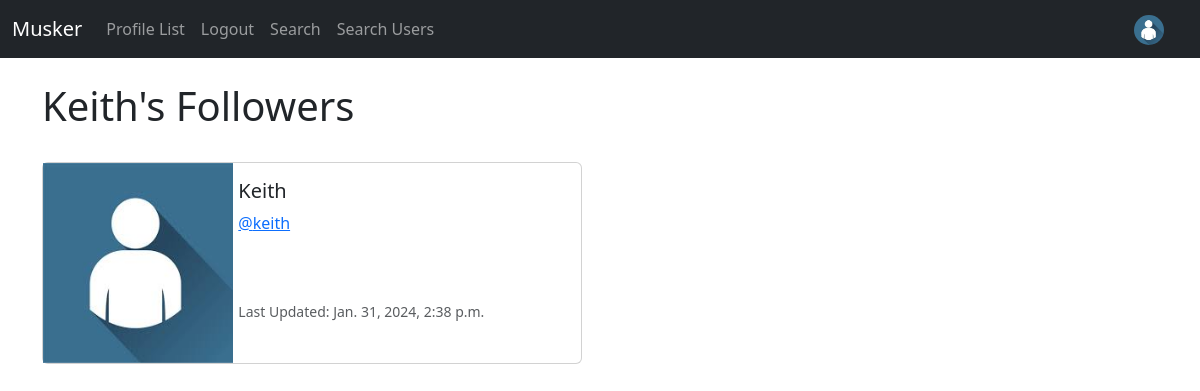
Before: /profile/followers/9 (signed in) with the older database file.
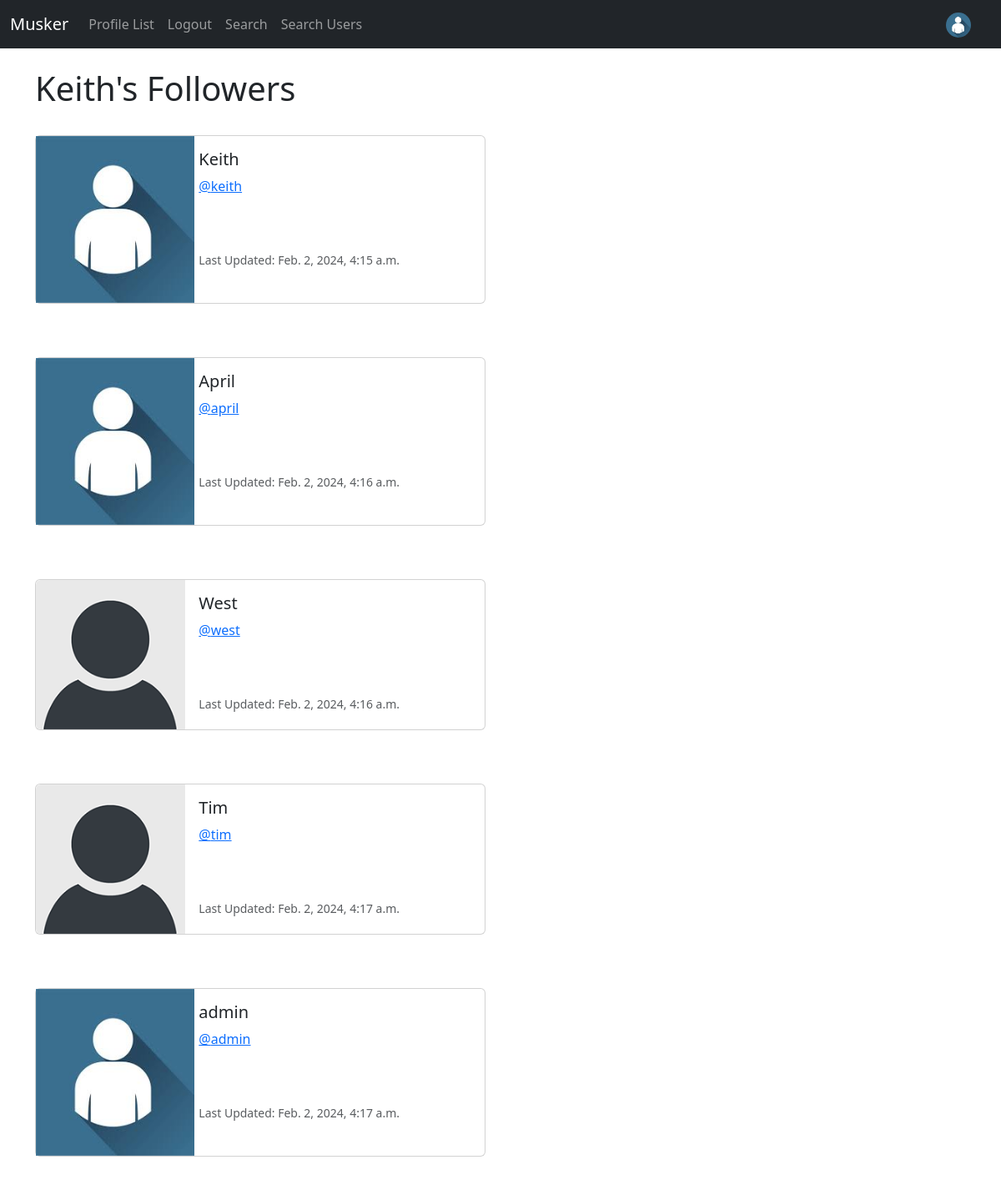
After: the same page with the newer database file.
### musker/models.py (models this page shows, shortened)
class Profile(models.Model):
    user = models.OneToOneField(User, on_delete=models.CASCADE)
    follows = models.ManyToManyField('self', related_name='followed_by', symmetrical=False, blank=True)
    date_modified = models.DateTimeField(User, auto_now=True)
    profile_image = models.ImageField(null = True, blank = True, upload_to='images/')
    profile_bio = models.CharField(null=True, blank=True, max_length=500)
    homepage_link = models.CharField(null=True, blank=True, max_length=100)
    facebook_link = models.CharField(null=True, blank=True, max_length=100)
    instagram_link = models.CharField(null=True, blank=True, max_length=100)
    linkedin_link = models.CharField(null=True, blank=True, max_length=100)

### musker/views.py (the view)
# urls.py: path('profile/followers/<int:pk>', views.followers, name='followers'),
def followers(request, pk):
    if request.user.is_authenticated:
        if request.user.id == pk:
            profiles = Profile.objects.get(user_id=pk)
            return render(request, 'followers.html', {'profiles': profiles})
        else:
            messages.success(request, 'You are not authorized to view this page')
            return redirect('home')
    else:
        messages.success(request, 'login to view this page')
        return redirect('home')

### musker/templates/followers.html
{% extends 'base.html' %}
{% load static %}
{% block content %}
    <h1>{{ request.user.username }}'s Followers</h1>
<br/>
{% if profiles %}
    {% for profile in profiles.followed_by.all %}
    <div class="card mb-3" style="max-width: 540px;">
        <div class="row g-0">
          <div class="col-md-4">
            {% if profile.profile_image %}
              <img src="{{ profile.profile_image.url }}" width=190 height=200 class="img-fluid-rounded-start" alt="{{ profile.user.username }}">
            {% else %}
              <img src="{% static 'images/default_profile_pic.png' %}" class="img-fluid rounded-start" alt="Profile Image">
            {% endif %}
          </div>
          <div class="col-md-8">
            <div class="card-body">
              <h5 class="card-title">{{ profile.user.username }}</h5>
              <p class="card-text"><a href="{% url 'profile' profile.user.id %}">@{{ profile.user.username|lower }}</a></p>
              <br/><br/>
              <p class="card-text"><small class="text-body-secondary">Last Updated: {{ profile.date_modified }}</small></p>
            </div>
          </div>
        </div>
      </div>
      <br/><br/>
    {% endfor %}
{% endif %}
{% endblock %}

Changed rows visible on the page:
changed Profile "Keith": date_modified "Jan. 31, 2024, 2:38 p.m." → "Feb. 2, 2024, 4:15 a.m."
now on this page (row edited): Profile: profile_image (picture), user.username "April", user.username "april", date_modified "Feb. 2, 2024, 4:16 a.m."
now on this page (row edited): Profile: user.username "West", user.username "west", date_modified "Feb. 2, 2024, 4:16 a.m."
now on this page (row edited): Profile: user.username "Tim", user.username "tim", date_modified "Feb. 2, 2024, 4:17 a.m."
now on this page (row edited): Profile: profile_image (picture), user.username "admin", date_modified "Feb. 2, 2024, 4:17 a.m."
